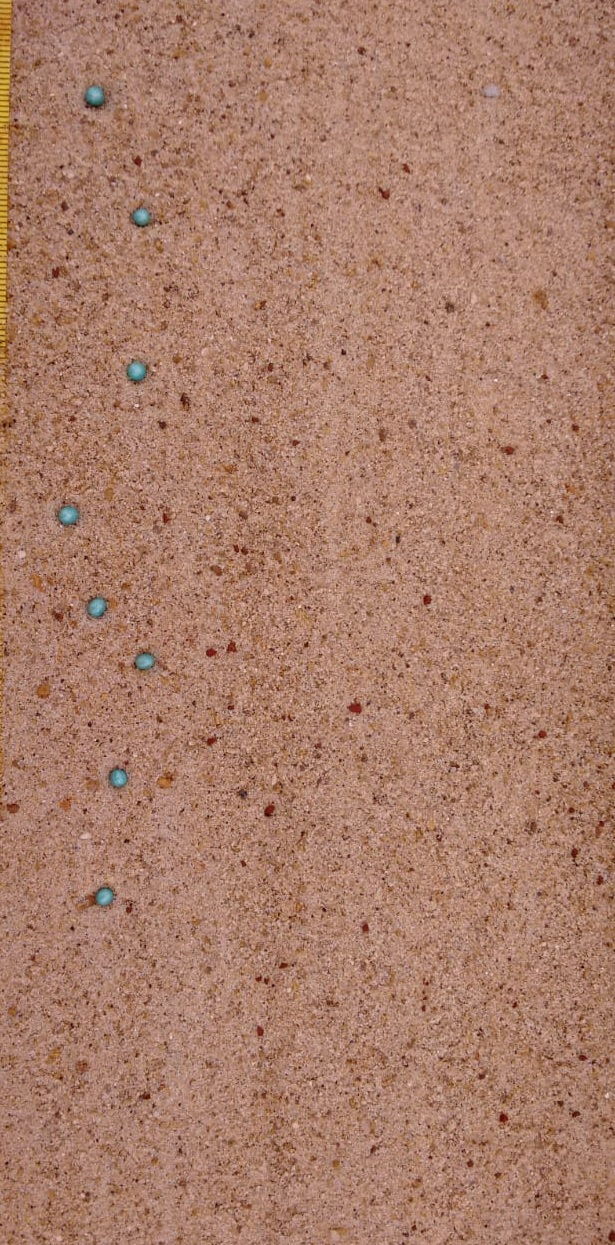
#> input picture image04.jpg, 615 x 1245 px
$ python track.py   (Python 2 division)   (older library calls are emulated)
#> lines starting #> are read from the running program, lines starting #| are printed output that depends on the picture; after the words box and inside, x2 and y2 are one past the last pixel; in counts of white or black regions, pixels touching at a corner belong together
#!/usr/bin/python


from imutils import contours
import imutils
import numpy as np
import cv2
import datetime
from matplotlib import pyplot as plt
import sys


if __name__ == "__main__":
	fileName='./image04.jpg'
	blurSize= 17
	args= str(sys)
	if len(sys.argv) ==2:
		fileName= sys.argv[1]
	elif (len(sys.argv) ==3):
		fileName= sys.argv[1]
		blurSize= int(sys.argv[2])

	rgb= cv2.imread(fileName,1)
#> rgb is the input picture: shape (1245, 615, 3); mean B, G, R 106.4, 125.9, 169.7

	s= rgb.shape
#> s = (1245, 615, 3)
	gray= np.ndarray(shape=(s[0], s[1]), dtype=np.uint8)
	print gray.shape
#| (1245, 615)
	for i in range (0, s[0]-1):
		for j in range (0,s[1]):
			r= 0*rgb[i,j, 0] + 0*rgb[i,j, 1] +1*rgb[i,j, 2]

			if (r > 255) :
				 r=255

			gray[i,j]= r
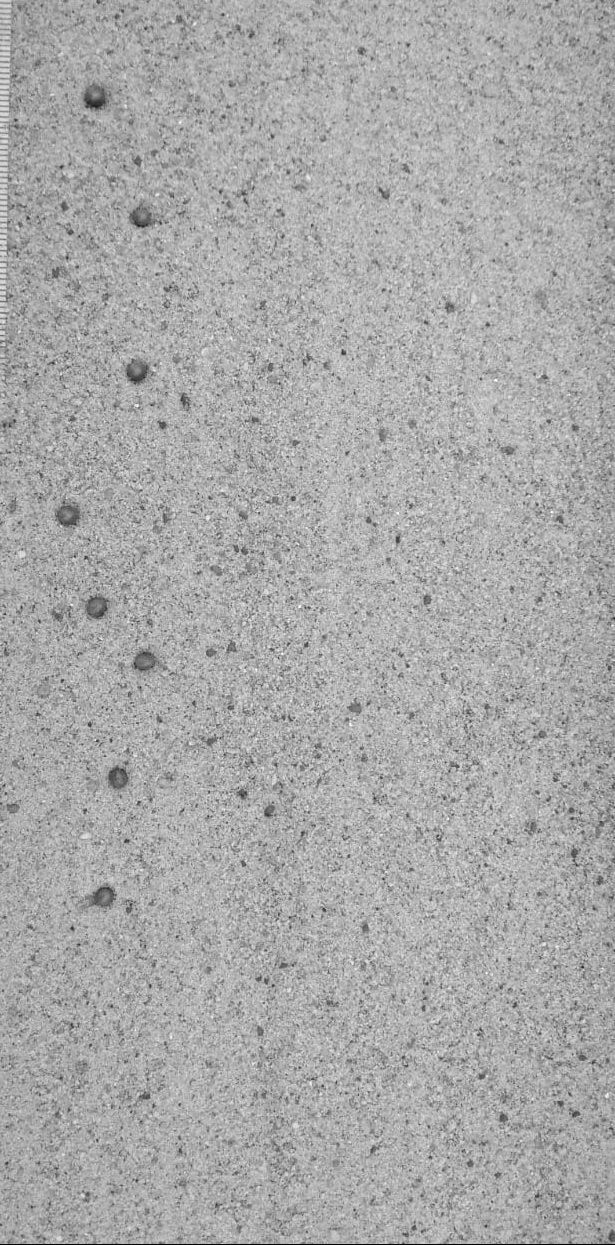
#> gray: shape (1245, 615); min 0, max 255, mean 169.5
			#print r

        #lets try to clean the image, a very naive dilate algorithm
#	for i in range (0, s[0]-1):
#		for j in range (0,s[1]):
#			 if gray[i,j] < 255 and gray[i,j] > 200:
#		             if (i > 1) and (j < s[1]-1) and (i < s[0]-1) and (j > 1):
#		                 if (gray[i-1, j] == 255) or (gray[i+1, j] == 255) or (gray[i, j-1] == 255) or (gray[i, j+1] ==255):
#		                     gray[i+1, j] =255;
#		                     gray[i-1, j] =255;
#		                     gray[i, j-1] =255;
#		                     gray[i, j+1] =255;
#		                     gray[i, j] =255;
#			 if gray[i,j] < 20 :
#		             if (i > 1) and (j < s[1]-1) and (i < s[0]-1) and (j > 1):
#		                 if (gray[i-1, j] == 0) or (gray[i+1, j] == 0) or (gray[i, j-1] == 0) or (gray[i, j+1] ==0):
#		                     gray[i+1, j] =0;
#		                     gray[i-1, j] =0;
#		                     gray[i, j-1] =0;
#		                     gray[i, j+1] =0;
#		                     gray[i, j] =0;

	#dilate
        kernel= np.zeros((3,3),np.uint8)
	grayD=cv2.dilate(gray, kernel, 8)
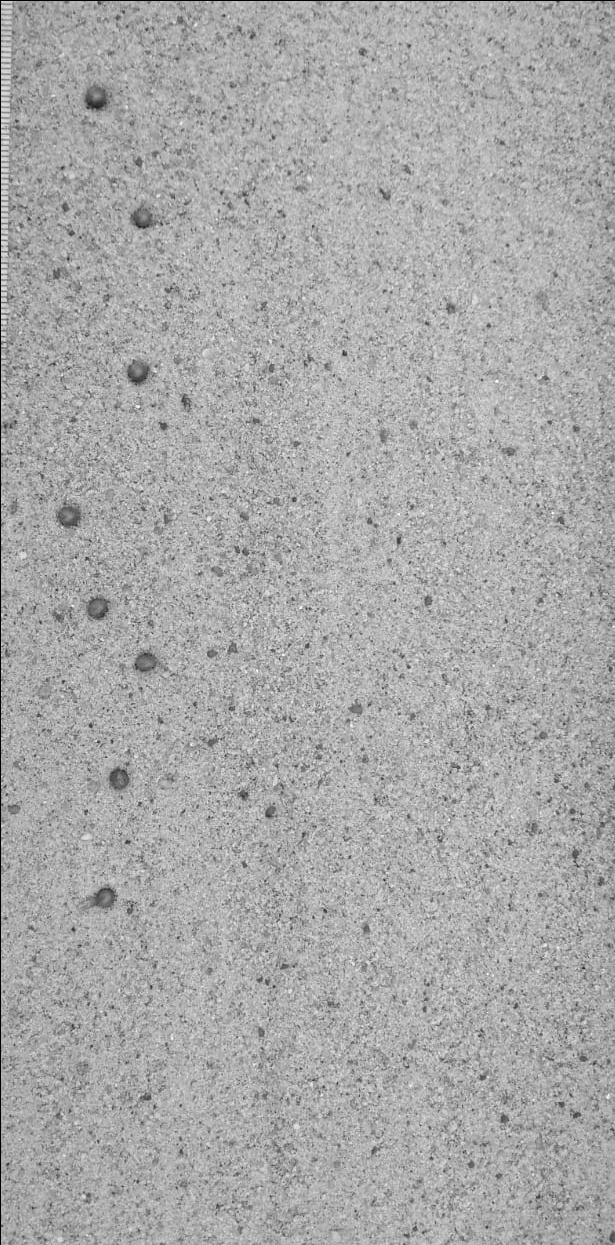
#> grayD: shape (1245, 615); min 0, max 255, mean 169.3

	#noise reduction
#	grayN= cv2.fastNlMeansDenoising(gray)

	(T, thresh) = cv2.threshold(grayD, 127, 255, cv2.THRESH_BINARY)
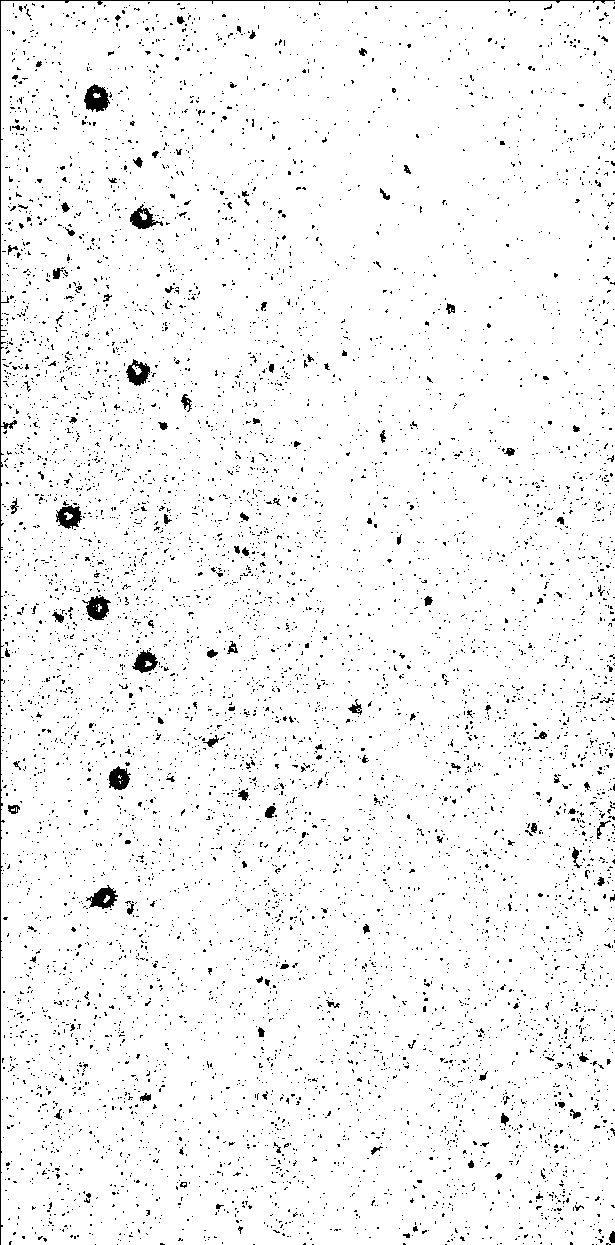
#> thresh: shape (1245, 615); 96% white; black in thin lines or dots

	grayM= cv2.medianBlur(thresh, blurSize);
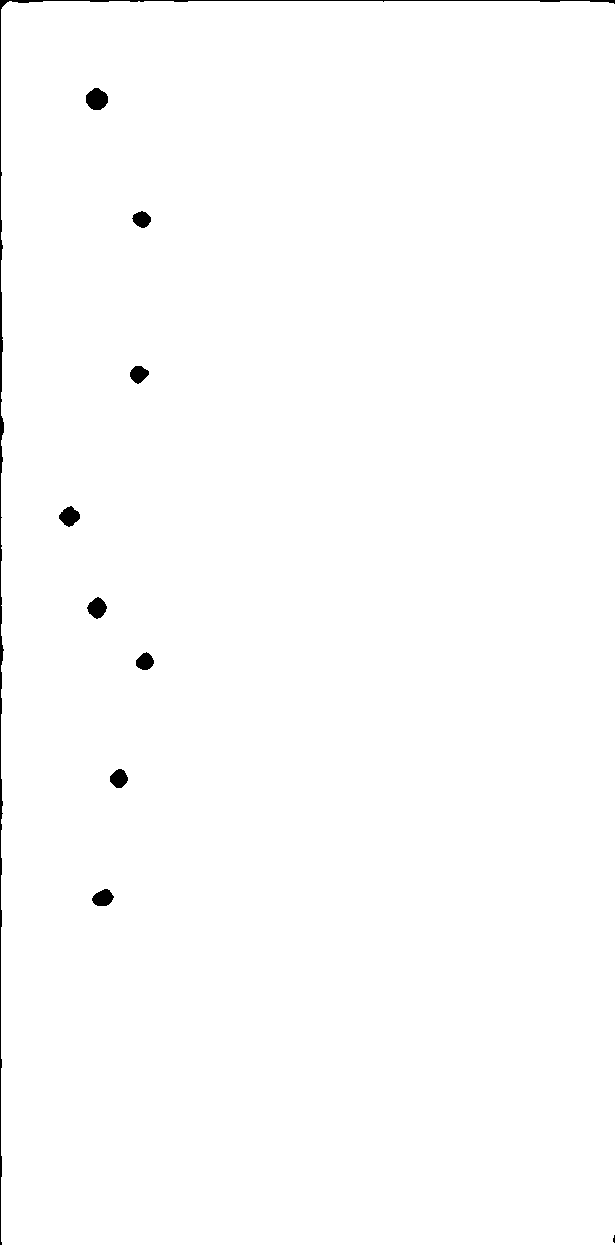
#> grayM: shape (1245, 615); 99.4% white; 10 black regions (1 under 20 px)
	#lets threshold


	#filegray="grayM.png"
	#cv2.imwrite(filegray, grayM)
	plt.subplot(131),plt.imshow(imutils.opencv2matplotlib(rgb)),plt.title('Original')
	plt.subplot(132),plt.imshow(grayM, 'gray'),plt.title('Segmented')
	#cv2.imshow('original',rgb)
	#cv2.imshow('segmented', grayM)

	# find contours in the image
        _, contours0, hierarchy = cv2.findContours(grayM.copy(), cv2.RETR_LIST, cv2.CHAIN_APPROX_SIMPLE)
#> contours0 = 9 contours; largest, box (x1, y1, x2, y2) and area: (1, 1, 615, 1245) 761302, (85, 87, 109, 111) 398, (86, 596, 108, 620) 316, (58, 505, 81, 528) 314, (91, 888, 115, 907) 294
        print len(contours0)
#| 9
	(contours0, boundbox)= contours.sort_contours(contours0, method="top-to-bottom")
#> boundbox = ((1, 1, 614, 1244), (85, 87, 24, 24), (131, 210, 21, 19), (129, 365, 21, 20), (58, 505, 23, 23), (86, 596, 22, 24), (135, 651, 20, 20), (109, 768, 20, 21), (91, 888, 24, 19))
	rgbc= rgb.copy()
	for pic, contour in enumerate(contours0):
	        area = cv2.contourArea(contour) #funcion de opencv que obtiene los contornos
		print area
        	if(area< 500):
			(x,y),radius = cv2.minEnclosingCircle(contour)
			center = (int(x),int(y))
		 	radius = int(radius)
			print center

			cv2.circle(rgbc,center,radius,(0,255,0),5)
			if (pic < len(contours0) -1):
				(x1, y1), radius= cv2.minEnclosingCircle(contours0[pic+1])
				cv2.arrowedLine(rgbc, (int(x),int(y)), (int(x), int(y1)), (0,0,0), 3)
				cv2.putText(rgbc, str(int(y1-y)), (int(x+20), int(y + (y1-y)/2)),
						cv2.FONT_HERSHEY_PLAIN, 2, (0,0,0),4)
#> this loop made 9 passes
#> (area, x, y, center, x1, y1) on passes 2, 3, 4, 6, 7, 8: (398, 96.5, 98.5, (96, 98), 141.1, 219), (248.5, 141.1, 219, (141, 219), 139.1, 373.9), (258.5, 139.1, 373.9, (139, 373), 69, 516), (316.5, 97, 607.5, (97, 607), 144.2, 660.9), (254.5, 144.2, 660.9, (144, 660), 118.5, 778), (272, 118.5, 778, (118, 778), 102.5, 898)
#> (area, x, y, x1, y1) on pass 5: (313.5, 69, 516, 97, 607.5)
#> (printed output is left out)
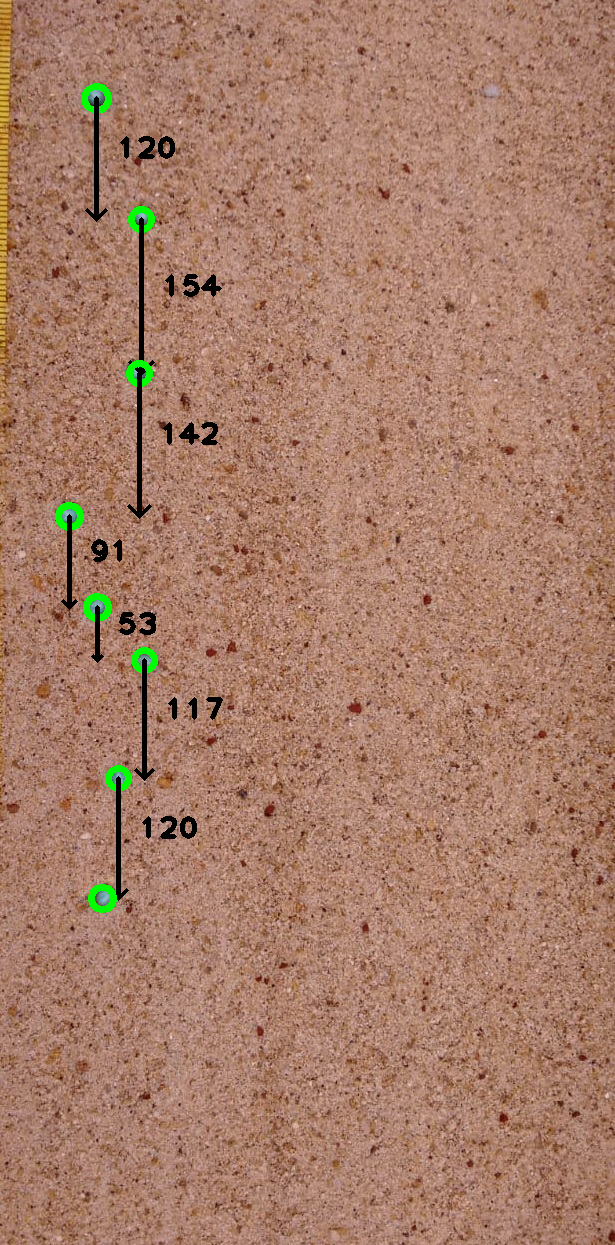
#> rgbc: shape (1245, 615, 3); 1.49% of pixels changed, all inside (x1, y1, x2, y2) = (55, 83, 223, 913)


	plt.subplot(133),plt.imshow(imutils.opencv2matplotlib(rgbc)),plt.title('Detection')
	plt.show()
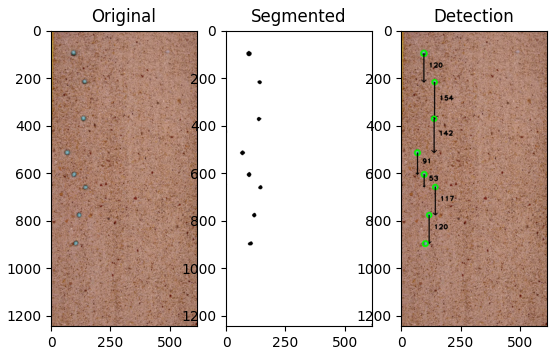
#> figure drawn by matplotlib, 3 panels

	#cv2.imshow('countours',rgbc)
	#cv2.waitKey()
	#cv2.destroyAllWindows()

$ run again, with image05.jpg copied over image04.jpg
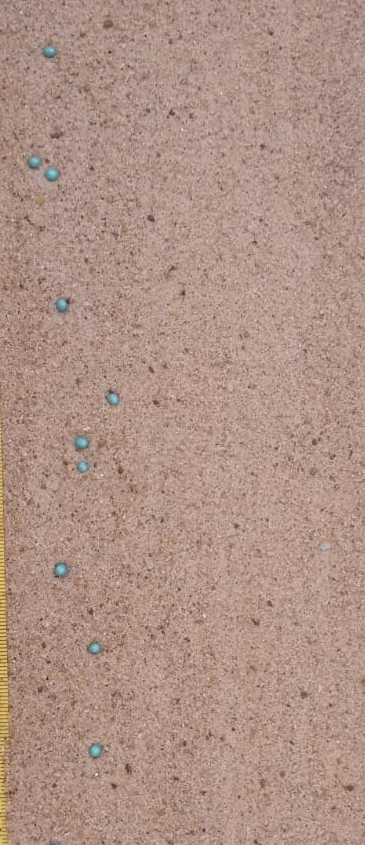
#> input picture image05.jpg, 365 x 845 px
#> rgb is the input picture: shape (845, 365, 3); mean B, G, R 135.2, 146.4, 175.3
#| (845, 365)
#> `(T, thresh) = cv2.threshold(grayD, 127, 255, cv2.THRESH_BINARY)`:
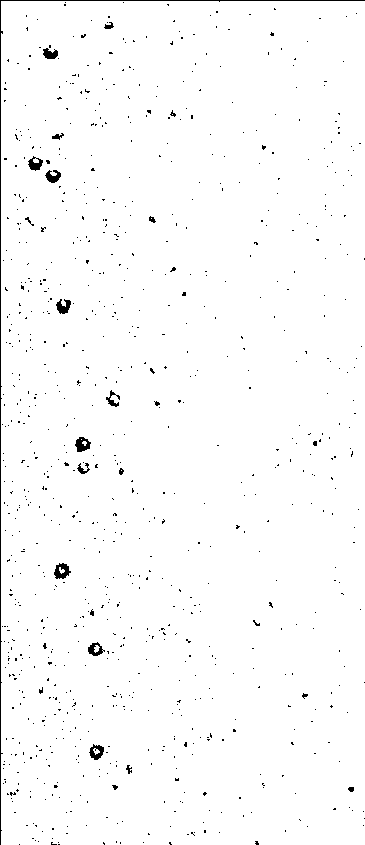
#> thresh: shape (845, 365); 98.4% white; black in thin lines or dots
#> grayM: shape (845, 365); 99.6% white; black in thin lines or dots
#> contours0 = 3 contours; box (x1, y1, x2, y2) and area: (1, 1, 365, 845) 305980, (58, 567, 66, 576) 44, (80, 441, 86, 448) 28
#| 3
#> boundbox = ((1, 1, 364, 844), (80, 441, 6, 7), (58, 567, 8, 9))
#> the loop `for pic, contour in enumerate(contours0):` made 3 passes
#> (area, x, y, center, x1, y1) on pass 2: (28, 82.5, 444, (82, 444), 61.5, 570.9)
#> (printed output is left out)
#> `plt.show()`:
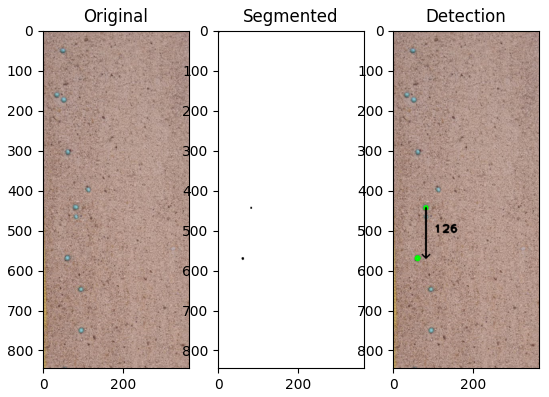
#> figure drawn by matplotlib, 3 panels
